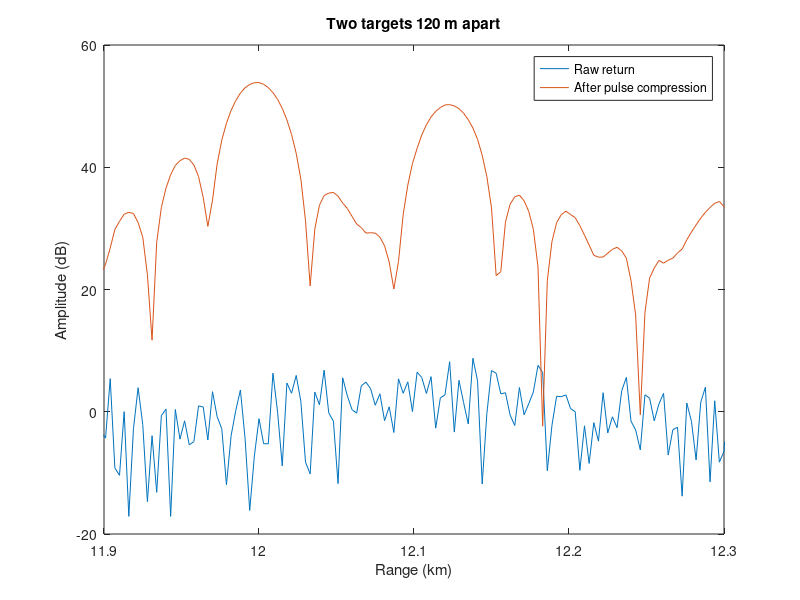

Write the MATLAB code that produced this figure.
% Pulse compression of a 10 us chirp with 5 MHz of bandwidth. Two targets
% 120 m apart near 12 km overlap in the raw return; the matched filter
% separates them and lifts them out of the noise.
c = 3e8;  fs = 50e6;  T = 10e-6;  B = 5e6;
t = (0:round(T*fs)-1)' / fs;
pulse = exp(1i*pi*(B/T)*(t - T/2).^2);
n = 2^14;
R = [12000; 12120];  amp = [1; 0.7];
rx = zeros(n, 1);
for q = 1:2
    idx = round(2*R(q)/c*fs) + (1:numel(pulse))';
    rx(idx) = rx(idx) + amp(q) * pulse;
end
rng(1);
noise = (randn(n, 1) + 1i*randn(n, 1)) / sqrt(2);
rx = rx + noise;

y = ifft(fft(rx) .* conj(fft(pulse, n)));
yn = ifft(fft(noise) .* conj(fft(pulse, n)));    % noise alone
r_km = (0:n-1)' * c / (2*fs) / 1000;

plot(r_km, 20*log10(abs(rx)), r_km, 20*log10(abs(y)));
xlim([11.9 12.3]); ylim([-20 60]);
legend('Raw return', 'After pulse compression');
title('Two targets 120 m apart');
xlabel('Range (km)');
ylabel('Amplitude (dB)');

% Measured: where the two peaks land, and how far compression lifts them above the noise.
win = r_km > 11.9 & r_km < 12.3;
yw = abs(y) .* win;
[p1, k1] = max(yw);
yw(max(k1-10, 1):k1+10) = 0;
[~, k2] = max(yw);
snr_in = 10*log10(amp(1)^2 / mean(abs(noise).^2));
snr_out = 10*log10(p1^2 / mean(abs(yn).^2));
fprintf('peaks at %.3f and %.3f km, %.0f m apart (resolution c/2B = %.0f m)\n', r_km(k1), r_km(k2), abs(r_km(k2) - r_km(k1))*1000, c/(2*B));
fprintf('compression gain %.1f dB, against %.1f dB expected for the %d samples in the pulse\n', snr_out - snr_in, 10*log10(numel(pulse)), numel(pulse));
